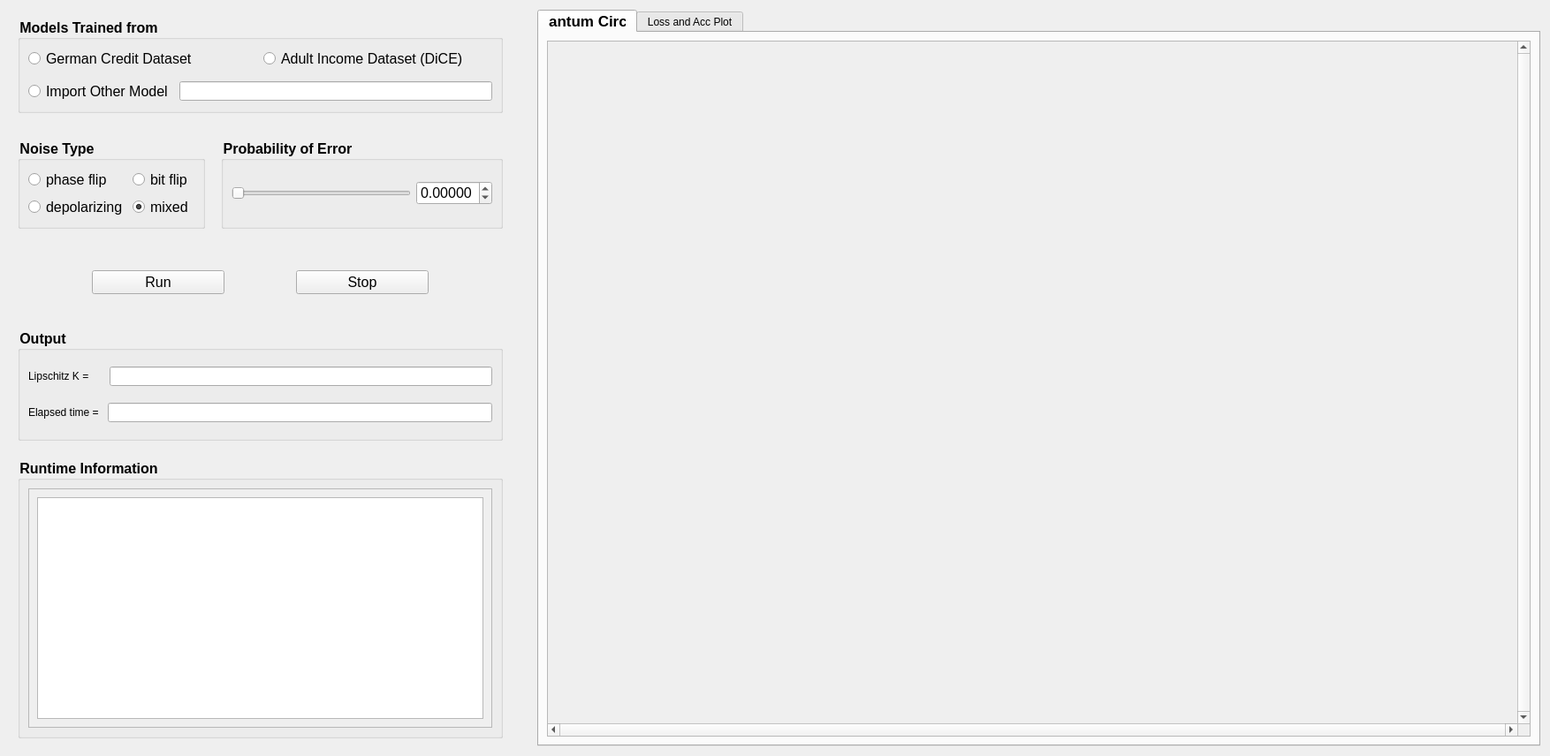
<?xml version="1.0" encoding="UTF-8"?>
<ui version="4.0">
 <class>fairnessView</class>
 <widget class="QWidget" name="fairnessView">
  <property name="geometry">
   <rect>
    <x>0</x>
    <y>0</y>
    <width>1754</width>
    <height>856</height>
   </rect>
  </property>
  <property name="windowTitle">
   <string>Form</string>
  </property>
  <layout class="QHBoxLayout" name="horizontalLayout" stretch="1,2">
   <property name="spacing">
    <number>30</number>
   </property>
   <item>
    <widget class="QWidget" name="widget_set" native="true">
     <property name="sizePolicy">
      <sizepolicy hsizetype="Expanding" vsizetype="Expanding">
       <horstretch>0</horstretch>
       <verstretch>0</verstretch>
      </sizepolicy>
     </property>
     <layout class="QVBoxLayout" name="verticalLayout" stretch="1,1,1,2,5">
      <property name="spacing">
       <number>20</number>
      </property>
      <item>
       <widget class="QGroupBox" name="groupBox_dataset">
        <property name="sizePolicy">
         <sizepolicy hsizetype="Expanding" vsizetype="Expanding">
          <horstretch>0</horstretch>
          <verstretch>0</verstretch>
         </sizepolicy>
        </property>
        <property name="font">
         <font>
          <pointsize>12</pointsize>
          <bold>true</bold>
         </font>
        </property>
        <property name="layoutDirection">
         <enum>Qt::LeftToRight</enum>
        </property>
        <property name="styleSheet">
         <string notr="true">QGroupBox::title{
	font-size: 14px;
}</string>
        </property>
        <property name="title">
         <string>Models Trained from</string>
        </property>
        <layout class="QGridLayout" name="gridLayout_2">
         <property name="verticalSpacing">
          <number>12</number>
         </property>
         <item row="0" column="0">
          <widget class="QRadioButton" name="radioButton_gc">
           <property name="font">
            <font>
             <pointsize>12</pointsize>
            </font>
           </property>
           <property name="text">
            <string>German Credit Dataset</string>
           </property>
          </widget>
         </item>
         <item row="0" column="1">
          <widget class="QRadioButton" name="radioButton_dice">
           <property name="font">
            <font>
             <pointsize>12</pointsize>
            </font>
           </property>
           <property name="text">
            <string>Adult Income Dataset (DiCE)</string>
           </property>
          </widget>
         </item>
         <item row="1" column="0" colspan="2">
          <layout class="QHBoxLayout" name="horizontalLayout_file">
           <property name="spacing">
            <number>8</number>
           </property>
           <item>
            <widget class="QRadioButton" name="radioButton_importfile">
             <property name="font">
              <font>
               <pointsize>12</pointsize>
              </font>
             </property>
             <property name="text">
              <string>Import Other Model</string>
             </property>
            </widget>
           </item>
           <item>
            <widget class="QLineEdit" name="lineEdit_modelfile"/>
           </item>
          </layout>
         </item>
        </layout>
       </widget>
      </item>
      <item>
       <widget class="QWidget" name="widget_arg" native="true">
        <layout class="QHBoxLayout" name="horizontalLayout_4" stretch="2,3">
         <property name="spacing">
          <number>18</number>
         </property>
         <property name="leftMargin">
          <number>0</number>
         </property>
         <property name="rightMargin">
          <number>0</number>
         </property>
         <item>
          <widget class="QGroupBox" name="groupBox_noisetype">
           <property name="sizePolicy">
            <sizepolicy hsizetype="Expanding" vsizetype="Expanding">
             <horstretch>0</horstretch>
             <verstretch>0</verstretch>
            </sizepolicy>
           </property>
           <property name="font">
            <font>
             <pointsize>12</pointsize>
             <bold>true</bold>
            </font>
           </property>
           <property name="layoutDirection">
            <enum>Qt::LeftToRight</enum>
           </property>
           <property name="styleSheet">
            <string notr="true">QGroupBox::title{
	font-size: 14px;
}</string>
           </property>
           <property name="title">
            <string>Noise Type</string>
           </property>
           <layout class="QGridLayout" name="gridLayout">
            <item row="0" column="0">
             <widget class="QRadioButton" name="radioButton_phaseflip">
              <property name="font">
               <font>
                <pointsize>12</pointsize>
               </font>
              </property>
              <property name="text">
               <string>phase flip</string>
              </property>
             </widget>
            </item>
            <item row="0" column="1">
             <widget class="QRadioButton" name="radioButton_bitflip">
              <property name="font">
               <font>
                <pointsize>12</pointsize>
               </font>
              </property>
              <property name="text">
               <string>bit flip</string>
              </property>
             </widget>
            </item>
            <item row="1" column="0">
             <widget class="QRadioButton" name="radioButton_depolarize">
              <property name="font">
               <font>
                <pointsize>12</pointsize>
               </font>
              </property>
              <property name="text">
               <string>depolarizing</string>
              </property>
             </widget>
            </item>
            <item row="1" column="1">
             <widget class="QRadioButton" name="radioButton_mixed">
              <property name="font">
               <font>
                <pointsize>12</pointsize>
               </font>
              </property>
              <property name="text">
               <string>mixed</string>
              </property>
              <property name="checked">
               <bool>true</bool>
              </property>
             </widget>
            </item>
           </layout>
          </widget>
         </item>
         <item>
          <widget class="QGroupBox" name="groupBox_noisyProb">
           <property name="sizePolicy">
            <sizepolicy hsizetype="Expanding" vsizetype="Expanding">
             <horstretch>0</horstretch>
             <verstretch>0</verstretch>
            </sizepolicy>
           </property>
           <property name="font">
            <font>
             <pointsize>12</pointsize>
             <bold>true</bold>
            </font>
           </property>
           <property name="layoutDirection">
            <enum>Qt::LeftToRight</enum>
           </property>
           <property name="styleSheet">
            <string notr="true">QGroupBox::title{
	font-size: 14px;
}</string>
           </property>
           <property name="title">
            <string>Probability of Error</string>
           </property>
           <layout class="QHBoxLayout" name="horizontalLayout_15" stretch="5,0">
            <item>
             <widget class="QSlider" name="slider_prob">
              <property name="minimum">
               <number>0</number>
              </property>
              <property name="maximum">
               <number>1000</number>
              </property>
              <property name="value">
               <number>0</number>
              </property>
              <property name="orientation">
               <enum>Qt::Horizontal</enum>
              </property>
             </widget>
            </item>
            <item>
             <widget class="QDoubleSpinBox" name="doubleSpinBox_prob">
              <property name="sizePolicy">
               <sizepolicy hsizetype="Expanding" vsizetype="Fixed">
                <horstretch>0</horstretch>
                <verstretch>0</verstretch>
               </sizepolicy>
              </property>
              <property name="font">
               <font>
                <pointsize>12</pointsize>
               </font>
              </property>
              <property name="wrapping">
               <bool>true</bool>
              </property>
              <property name="decimals">
               <number>5</number>
              </property>
              <property name="maximum">
               <double>1.000000000000000</double>
              </property>
              <property name="singleStep">
               <double>0.001000000000000</double>
              </property>
             </widget>
            </item>
           </layout>
          </widget>
         </item>
        </layout>
       </widget>
      </item>
      <item>
       <widget class="QGroupBox" name="groupBox_run">
        <property name="sizePolicy">
         <sizepolicy hsizetype="Expanding" vsizetype="Expanding">
          <horstretch>0</horstretch>
          <verstretch>0</verstretch>
         </sizepolicy>
        </property>
        <property name="styleSheet">
         <string notr="true">QGroupBox { border: none; }</string>
        </property>
        <layout class="QHBoxLayout" name="horizontalLayout_3" stretch="1,2,1,2,1">
         <item>
          <spacer name="horizontalSpacer_l">
           <property name="orientation">
            <enum>Qt::Horizontal</enum>
           </property>
           <property name="sizeHint" stdset="0">
            <size>
             <width>74</width>
             <height>20</height>
            </size>
           </property>
          </spacer>
         </item>
         <item>
          <widget class="QPushButton" name="pushButton_run">
           <property name="sizePolicy">
            <sizepolicy hsizetype="Expanding" vsizetype="Fixed">
             <horstretch>0</horstretch>
             <verstretch>0</verstretch>
            </sizepolicy>
           </property>
           <property name="font">
            <font>
             <pointsize>12</pointsize>
             <bold>false</bold>
            </font>
           </property>
           <property name="text">
            <string>Run</string>
           </property>
          </widget>
         </item>
         <item>
          <spacer name="horizontalSpacer_m">
           <property name="orientation">
            <enum>Qt::Horizontal</enum>
           </property>
           <property name="sizeHint" stdset="0">
            <size>
             <width>62</width>
             <height>20</height>
            </size>
           </property>
          </spacer>
         </item>
         <item>
          <widget class="QPushButton" name="pushButton_stop">
           <property name="sizePolicy">
            <sizepolicy hsizetype="Expanding" vsizetype="Fixed">
             <horstretch>0</horstretch>
             <verstretch>0</verstretch>
            </sizepolicy>
           </property>
           <property name="font">
            <font>
             <pointsize>12</pointsize>
            </font>
           </property>
           <property name="text">
            <string>Stop</string>
           </property>
          </widget>
         </item>
         <item>
          <spacer name="horizontalSpacer_r">
           <property name="orientation">
            <enum>Qt::Horizontal</enum>
           </property>
           <property name="sizeHint" stdset="0">
            <size>
             <width>73</width>
             <height>20</height>
            </size>
           </property>
          </spacer>
         </item>
        </layout>
       </widget>
      </item>
      <item>
       <widget class="QGroupBox" name="groupBox_output">
        <property name="sizePolicy">
         <sizepolicy hsizetype="Expanding" vsizetype="Expanding">
          <horstretch>0</horstretch>
          <verstretch>0</verstretch>
         </sizepolicy>
        </property>
        <property name="font">
         <font>
          <pointsize>12</pointsize>
          <bold>true</bold>
         </font>
        </property>
        <property name="layoutDirection">
         <enum>Qt::LeftToRight</enum>
        </property>
        <property name="styleSheet">
         <string notr="true">QGroupBox::title{
	font-size: 14px;
}</string>
        </property>
        <property name="title">
         <string>Output</string>
        </property>
        <layout class="QVBoxLayout" name="verticalLayout_3">
         <property name="spacing">
          <number>10</number>
         </property>
         <item>
          <layout class="QHBoxLayout" name="horizontalLayout_k">
           <item>
            <widget class="QLabel" name="label_k">
             <property name="text">
              <string>Lipschitz K =    </string>
             </property>
            </widget>
           </item>
           <item>
            <widget class="QLineEdit" name="lineEdit_k"/>
           </item>
          </layout>
         </item>
         <item>
          <layout class="QHBoxLayout" name="horizontalLayout_time">
           <item>
            <widget class="QLabel" name="label_time">
             <property name="text">
              <string>Elapsed time =</string>
             </property>
            </widget>
           </item>
           <item>
            <widget class="QLineEdit" name="lineEdit_time"/>
           </item>
          </layout>
         </item>
        </layout>
       </widget>
      </item>
      <item>
       <widget class="QGroupBox" name="groupBox_runtime">
        <property name="sizePolicy">
         <sizepolicy hsizetype="Expanding" vsizetype="Expanding">
          <horstretch>0</horstretch>
          <verstretch>0</verstretch>
         </sizepolicy>
        </property>
        <property name="font">
         <font>
          <family>Ubuntu</family>
          <pointsize>12</pointsize>
          <italic>false</italic>
          <bold>true</bold>
         </font>
        </property>
        <property name="styleSheet">
         <string notr="true">QGroupBox::title{
	font-size: 14px;
}
</string>
        </property>
        <property name="title">
         <string>Runtime Information</string>
        </property>
        <layout class="QHBoxLayout" name="horizontalLayout_11">
         <item>
          <widget class="QScrollArea" name="scrollArea_output">
           <property name="widgetResizable">
            <bool>true</bool>
           </property>
           <widget class="QWidget" name="scrollAreaWidgetContents_output">
            <property name="geometry">
             <rect>
              <x>0</x>
              <y>0</y>
              <width>528</width>
              <height>228</height>
             </rect>
            </property>
            <layout class="QHBoxLayout" name="horizontalLayout_5">
             <item>
              <widget class="QTextBrowser" name="textBrowser_output">
               <property name="enabled">
                <bool>true</bool>
               </property>
               <property name="styleSheet">
                <string notr="true">font: 12pt &quot;Ubuntu Mono&quot;;</string>
               </property>
               <property name="lineWrapMode">
                <enum>QTextEdit::NoWrap</enum>
               </property>
              </widget>
             </item>
            </layout>
           </widget>
          </widget>
         </item>
        </layout>
       </widget>
      </item>
     </layout>
    </widget>
   </item>
   <item>
    <widget class="QTabWidget" name="tabWidget">
     <property name="styleSheet">
      <string notr="true">QTabWidget::title{font-size: 14px;}
QTabBar::tab:selected { font-size: 17px; font-weight: bold; }</string>
     </property>
     <property name="currentIndex">
      <number>0</number>
     </property>
     <widget class="QWidget" name="tab_circ">
      <property name="accessibleName">
       <string/>
      </property>
      <attribute name="title">
       <string>Quantum Circuit</string>
      </attribute>
      <layout class="QVBoxLayout" name="verticalLayout_4">
       <item>
        <widget class="QScrollArea" name="scrollArea_circ">
         <property name="minimumSize">
          <size>
           <width>500</width>
           <height>500</height>
          </size>
         </property>
         <property name="styleSheet">
          <string notr="true">BackgroudColoe::rgb(255, 255, 255)</string>
         </property>
         <property name="verticalScrollBarPolicy">
          <enum>Qt::ScrollBarAlwaysOn</enum>
         </property>
         <property name="horizontalScrollBarPolicy">
          <enum>Qt::ScrollBarAlwaysOn</enum>
         </property>
         <property name="sizeAdjustPolicy">
          <enum>QAbstractScrollArea::AdjustToContents</enum>
         </property>
         <property name="widgetResizable">
          <bool>true</bool>
         </property>
         <widget class="QWidget" name="scrollAreaWidgetContents_circ">
          <property name="geometry">
           <rect>
            <x>0</x>
            <y>0</y>
            <width>1077</width>
            <height>756</height>
           </rect>
          </property>
          <property name="sizePolicy">
           <sizepolicy hsizetype="Expanding" vsizetype="Expanding">
            <horstretch>0</horstretch>
            <verstretch>0</verstretch>
           </sizepolicy>
          </property>
          <property name="minimumSize">
           <size>
            <width>500</width>
            <height>500</height>
           </size>
          </property>
          <property name="styleSheet">
           <string notr="true">BackgroudColoe::rgb(255, 255, 255)</string>
          </property>
          <layout class="QVBoxLayout" name="verticalLayout_circ"/>
         </widget>
        </widget>
       </item>
      </layout>
     </widget>
     <widget class="QWidget" name="tab_loss">
      <attribute name="title">
       <string>Loss and Acc Plot</string>
      </attribute>
      <layout class="QHBoxLayout" name="horizontalLayout_2">
       <item>
        <widget class="QLabel" name="imageLabel_plot">
         <property name="styleSheet">
          <string notr="true">QLabel{background-color:rgb(255,255,255);}</string>
         </property>
         <property name="text">
          <string/>
         </property>
         <property name="alignment">
          <set>Qt::AlignCenter</set>
         </property>
        </widget>
       </item>
      </layout>
     </widget>
    </widget>
   </item>
  </layout>
 </widget>
 <resources/>
 <connections/>
</ui>
